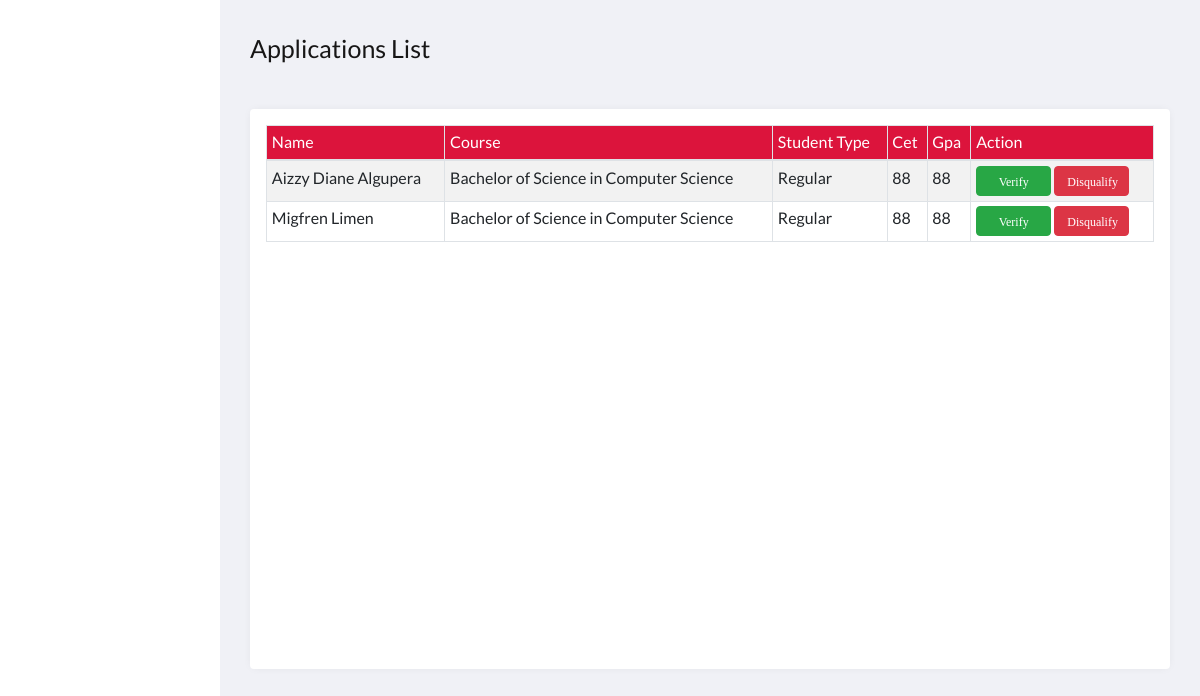
/admin/admin.main.php, run on the app's committed database.
### tables this page shows
CREATE TABLE `selectedcourse` (
  `id` int(11) NOT NULL,
  `user_id` int(11) NOT NULL,
  `course_id` int(11) NOT NULL,
  `file_id` int(11) NOT NULL,
  `userStatus` varchar(100) DEFAULT NULL,
  `date` varchar(200) NOT NULL,
  `ic` varchar(100) DEFAULT NULL,
  `average` float DEFAULT NULL,
  `inter_score` int(100) DEFAULT NULL
);

CREATE TABLE `users` (
  `id` int(11) NOT NULL,
  `applicantid` int(11) DEFAULT NULL,
  `username` varchar(100) NOT NULL,
  `fname` varchar(100) NOT NULL,
  `lname` varchar(100) NOT NULL,
  `email` varchar(100) NOT NULL,
  `user_type` varchar(100) NOT NULL,
  `password` varchar(100) NOT NULL,
  `studentType` varchar(100) DEFAULT NULL
);

CREATE TABLE `coursestbl` (
  `course_id` int(11) NOT NULL,
  `course_name` varchar(255) NOT NULL,
  `course_description` varchar(1000) NOT NULL,
  `college_id` int(11) NOT NULL,
  `course_img` text DEFAULT NULL,
  `quota` int(200) DEFAULT NULL,
  `waiting` int(200) DEFAULT NULL,
  `cet_req` float DEFAULT NULL,
  `gpa_req` float DEFAULT NULL
);

CREATE TABLE `attachment` (
  `id` int(11) NOT NULL,
  `cet_path` text NOT NULL,
  `gmoral_path` text NOT NULL,
  `gpa_path` text NOT NULL,
  `shiftee_path` text DEFAULT NULL,
  `user_id` int(100) NOT NULL,
  `cetValue` varchar(100) NOT NULL,
  `gpaValue` varchar(100) NOT NULL
);

### admin/admin.main.php (the view, shortened to what this page needs)
<?php
include('../functions.php');
?>
<!DOCTYPE html>
<html lang="en">
<head>
    <link rel="stylesheet" href="../bootstrap4/css/bootstrap.min.css">
    <link href="//maxcdn.bootstrapcdn.com/font-awesome/4.7.0/css/font-awesome.min.css" rel="stylesheet">
    <link rel="stylesheet" href="../css/admin.style.css">
    <link rel="stylesheet" href="../css/btn.admin.css">
    <link rel="stylesheet" type="text/css" href="../DataTables/datatables.css">
</head>
<body>
      <section class="page-content">
        <section class="btn-group">
          <p class="section-name">Applications List</p>
        </section>
        <section class="grid">
          <article>
              <div class="table table-responsive-sm table-responsive-md table-responsive-lg table-responsive-xl mx-3 my-3">
                <table class="table table-sm table-striped table-bordered table-hover" id="printable-table">
                    <thead class="thead">
                    <?php $results = mysqli_query($db, "SELECT * from selectedcourse
                      LEFT JOIN users ON selectedcourse.user_id = users.id
                      LEFT JOIN coursestbl ON selectedcourse.course_id = coursestbl.course_id
                      LEFT JOIN attachment ON selectedcourse.file_id = attachment.id WHERE userStatus='PENDING'")?>
                        <tr>
                            <th>Name</th>
                            <th>Course</th>
                            <th>Student Type</th>
                            <th>Cet</th>
                            <th>Gpa</th>
                            <th>Action </th>
                        </tr>
                    </thead>
                    <tbody class="tbody">
                        <?php while ($row = mysqli_fetch_array($results)) { ?>
                            <tr>
                          <td><?php echo $row['fname']; ?> <?php echo $row['lname']; ?></td>
                          <td><?php echo $row['course_name']; ?></td>
                          <td><?php echo $row['studentType'] ?></td>
                          <td><?php echo $row['cetValue']; ?></td>
                          <td><?php echo $row['gpaValue']; ?></td>
                          <td>
                            <a class="btnaction" href="action/accept.php?user_id=<?php echo $row['user_id']; ?>">
                              <button class="btn btn-success">Verify</button>
                            </a>
                            <a class="btnaction" href="action/reject.php?user_id=<?php echo $row['user_id']; ?>">
                              <button class="btn btn-danger">Disqualify</button>
                            </a>
                          </td>
                        <?php
                          }
                        ?>
                    </tbody>
                </table>
              </div>
          </article>
        </section>
      </section>
</body>
</html>

### css/admin.style.css (style rules this page uses)
:root { --page-header-bgColor: crimson; --page-header-bgColor-hover: rgba(0, 0, 0, 0.103); --page-header-txtColor: white; --page-header-headingColor: rgb(202, 198, 198); --page-header-width: 220px; --page-content-bgColor: #f0f1f6; --page-content-txtColor: #171616; --page-content-blockColor: #fff; --border-radius: 4px; --box-shadow: 0 0 10px -2px rgba(0, 0, 0, 0.075); }
* { padding: 0; margin: 0; box-sizing: border-box; font: 16px/1.5 "Lato"; }
a,button { color: inherit; }
a { text-decoration: none; }
button { cursor: pointer; }
button, input { border: none; }
.page-content { position: relative; left: var(--page-header-width); width: calc(100% - var(--page-header-width)); min-height: 100vh; padding: 30px; color: var(--page-content-txtColor); background: var(--page-content-bgColor); }
.btn-group { display: grid; grid-template-columns: 1fr auto; grid-column-gap: 0px; align-items: center; background: var(--page-content-bgColor); margin-bottom: 25px; }
.btn-group .section-name { font-size: 25px; }
.page-content .grid .thead { background-color: var(--page-header-bgColor); color: white; font-size: 12px; }
.page-content .grid .tbody { font-size: 12px; }
.page-content .grid > article { display: flex; min-height: 70vh; height: 100%; background: var(--page-content-blockColor); border-radius: var(--border-radius); box-shadow: var(--box-shadow); }

### css/btn.admin.css (style rules this page uses)
.page-content .table .tbody .btnaction .btn { width: 75px; height: 30px; font-family: latto; font-size: 12px; text-align: center; }

### data on the page
selectedcourse: user.fname "Aizzy Diane", user.lname "Algupera", course.course_name "Bachelor of Science in Computer Science", user.studentType "Regular", file.cetValue "88", file.gpaValue "88"
selectedcourse: user.fname "Migfren", user.lname "Limen", course.course_name "Bachelor of Science in Computer Science", user.studentType "Regular", file.cetValue "88", file.gpaValue "88"
